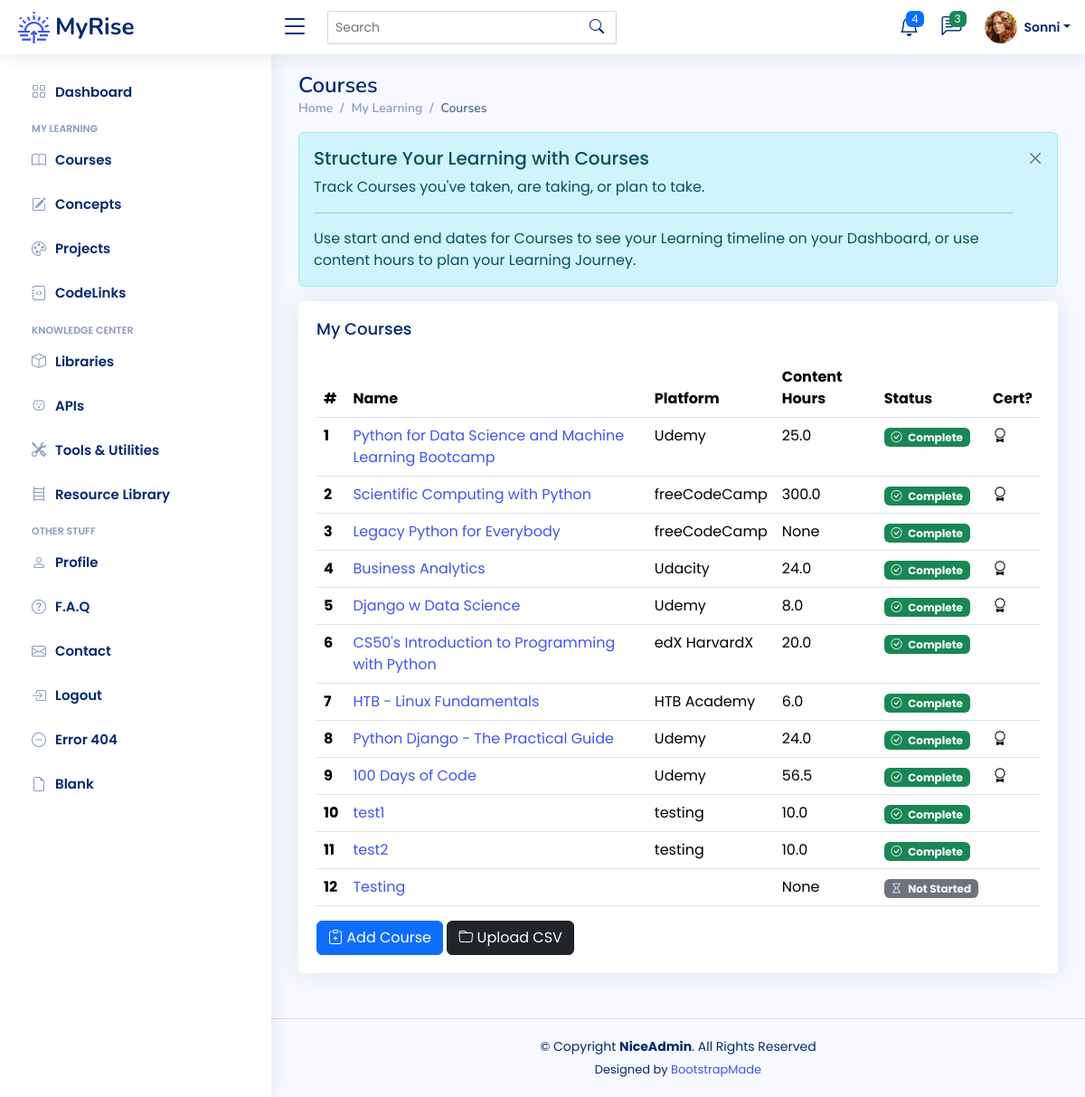
The page /courses (signed in) on the database its author committed.
### app/models.py (models this page shows)
class User(UserMixin, db.Model):
    __tablename__ = "users"
    id: Mapped[int] = mapped_column(Integer, primary_key=True)
    email: Mapped[str] = mapped_column(String(100), unique=True)
    password: Mapped[str] = mapped_column(String(250))
    name: Mapped[str] = mapped_column(String(1000))
    display_name: Mapped[str] = mapped_column(String(1000))
    last_called_repos: Mapped[Optional[datetime.datetime]] = mapped_column(DateTime())
    latest_etag_repos: Mapped[str] = mapped_column(String(250), nullable=True)
    projects: Mapped[List["Project"]] = relationship(back_populates="user")
    events: Mapped[List["Event"]] = relationship(back_populates="user")
    courses: Mapped[List["Course"]] = relationship(back_populates="user")
    libraries: Mapped[List["Library"]] = relationship(back_populates="user")
    apis: Mapped[List["API"]] = relationship(back_populates="user")
    tools: Mapped[List["Tool"]] = relationship(back_populates="user")
    resources: Mapped[List["Resource"]] = relationship(back_populates="user")
    repos: Mapped[List["Repository"]] = relationship(back_populates="user")
    codelinks: Mapped[List["CodeLink"]] = relationship(back_populates="user")
    concepts: Mapped[List["Concept"]] = relationship('Concept', secondary=user_concept, backref='user')

class Course(db.Model):
    __tablename__ = "courses"
    id: Mapped[int] = mapped_column(Integer, primary_key=True)
    name: Mapped[str] = mapped_column(String(100), unique=True)
    platform: Mapped[str] = mapped_column(String(100))
    url: Mapped[str] = mapped_column(String(250), nullable=True)
    instructor: Mapped[str] = mapped_column(String(100))
    start: Mapped[datetime.date] = mapped_column(Date, nullable=True)
    complete: Mapped[datetime.date] = mapped_column(Date, nullable=True)
    content_hours: Mapped[float] = mapped_column(nullable=True)
    has_cert: Mapped[bool] = mapped_column(Boolean)
    date_added: Mapped[datetime.date] = mapped_column(Date, nullable=False)
    status: Mapped[str] = mapped_column(String(100), nullable=True)
    projects: Mapped[List["Project"]] = relationship(back_populates="course")
    user_id: Mapped[int] = mapped_column(Integer, ForeignKey(User.id), index=True)
    user: Mapped["User"] = relationship(back_populates="courses")

### app/routes.py (the view)
@app.route('/courses')
@login_required
def courses_page():
    get_courses = db.session.execute(db.select(Course).filter_by(user_id=current_user.id)).scalars().all()
    courses = [course for course in get_courses]
    dashboard = Dashboard(user_id=current_user.id, user=current_user.name)
    course_stats = dashboard.get_course_stats()
    return render_template('courses.html', courses=courses, course_badge=course_statuses, my_courses=course_stats)

### app/models.py (called while the page is built)
@login_manager.user_loader
def load_user(user_id):
    return db.get_or_404(User, user_id)

### app/templates/courses.html (shortened to what this page needs)
{% extends 'base.html' %}
{% from 'bootstrap5/form.html' import render_form %}
{% block content %}
	<main id="main" class="main">
    <div class="pagetitle">
      <h1>Courses</h1>
      <nav>
        <ol class="breadcrumb">
          <li class="breadcrumb-item"><a href="index.html">Home</a></li>
          <li class="breadcrumb-item">My Learning</li>
          <li class="breadcrumb-item active">Courses</li>
        </ol>
      </nav>
    </div>
	<div class="alert alert-info  alert-dismissible fade show" role="alert">
		<h4 class="alert-heading">Structure Your Learning with Courses</h4>
		<p>Track Courses you've taken, are taking, or plan to take.</p>
		<hr>
		<p class="mb-0">Use start and end dates for Courses to see your Learning timeline on your Dashboard, or use content hours to plan your Learning Journey.</p>
		<button type="button" class="btn-close" data-bs-dismiss="alert" aria-label="Close"></button>
	  </div>
	 <div class="card">
		<div class="card-body">
		  <h5 class="card-title">My Courses</h5>
		  <table class="table table-hover">
			<thead>
			  <tr>
			    <th scope="col">#</th>
				<th scope="col">Name</th>
				<th scope="col">Platform</th>
				<th scope="col">Content Hours</th>
			    <th scope="col">Status</th>
				<th scope="col">Cert?</th>
			  </tr>
			</thead>
			<tbody>
			{% for course in courses %}
			  <tr>
				<th scope="row">{{ course.id }}</th>
			  	<td><a href="{{ url_for('course_detail', num=course.id ) }}">{{ course.name }}</a></td>
				<td>{{ course.platform }}</td>
				<td>{{ course.content_hours }}</td>
				  {% if course.status %}
				<td><span class="badge {{ course_badge[course.status][1] }}"><i class="bi {{ course_badge[course.status][2] }} me-1"></i> {{ course_badge[course.status][0] }}</span></td>
				  {% else %}
				  <td></td>
				  {% endif %}
				  {% if course.has_cert %}
				<td><i class="bi bi-award"></i></td>
				  {% else %}
				  <td></td>
				  {% endif %}
			  </tr>
			{% endfor %}
			</tbody>
		  </table>
			<a href="{{ url_for('add_new_course') }}">
		  <button type="button" class="btn btn-primary"><i class="bi bi-clipboard-plus"></i> Add Course</button>
			</a>
			<a href="{{ url_for('import_courses') }}">
		  <button type="button" class="btn btn-dark"><i class="bi bi-folder"></i> Upload CSV</button>
			</a>
		</div>
	 </div>
	</main>
{% endblock %}

### app/templates/heading.html (shortened to what this page needs)
{% from 'bootstrap5/nav.html' import render_nav_item %}
{% from 'bootstrap5/form.html' import render_form %}
  <header id="header" class="header fixed-top d-flex align-items-center">
    <div class="d-flex align-items-center justify-content-between">
      <a href="{{ url_for('home') }}" class="logo d-flex align-items-center">
        <img src="{{ url_for('static', filename='img/logo.png') }}" alt="sun-rise">
        <span class="d-none d-lg-block">MyRise</span>
      </a>
      <i class="bi bi-list toggle-sidebar-btn"></i>
    </div>
    <div class="search-bar">
      <form class="search-form d-flex align-items-center" method="POST" action="#">
        <input type="text" name="query" placeholder="Search" title="Enter search keyword">
        <button type="submit" title="Search"><i class="bi bi-search"></i></button>
      </form>
    </div>
    <nav class="header-nav ms-auto">
      <ul class="d-flex align-items-center">
        <li class="nav-item dropdown">
          <a class="nav-link nav-icon" href="#" data-bs-toggle="dropdown">
            <i class="bi bi-bell"></i>
            <span class="badge bg-primary badge-number">4</span>
          </a>
        </li>
        <li class="nav-item dropdown">
          <a class="nav-link nav-icon" href="#" data-bs-toggle="dropdown">
            <i class="bi bi-chat-left-text"></i>
            <span class="badge bg-success badge-number">3</span>
          </a>
        </li>
        <li class="nav-item dropdown pe-3">
          <a class="nav-link nav-profile d-flex align-items-center pe-0" href="#" data-bs-toggle="dropdown">
            <img src="{{ url_for('static', filename='img/profile-img.png') }}" alt="Profile" class="rounded-circle">
            <span class="d-none d-md-block dropdown-toggle ps-2">{{ current_user.display_name }}</span>
          </a>
        </li>
      </ul>
    </nav>
  </header>
  <aside id="sidebar" class="sidebar">
    <ul class="sidebar-nav" id="sidebar-nav">
      <li class="nav-item">
        <a class="nav-link collapsed" href="{{ url_for('home') }}">
          <i class="bi bi-grid"></i>
          <span>Dashboard</span>
        </a>
      </li>
<li class="nav-heading">My Learning</li>
	  <li class="nav-item">
        <a class="nav-link collapsed" href="{{ url_for('courses_page') }}">
          <i class="bi bi-book"></i>
          <span>Courses</span>
        </a>
      </li>
	  <li class="nav-item">
        <a class="nav-link collapsed" href="{{ url_for('concepts_page') }}">
          <i class="bi bi-pencil-square"></i>
          <span>Concepts</span>
        </a>
      </li>
	  <li class="nav-item">
        <a class="nav-link collapsed" href="{{ url_for('projects_page') }}">
          <i class="bi bi-palette"></i>
          <span>Projects</span>
        </a>
      </li>
	  <li class="nav-item">
        <a class="nav-link collapsed" href="{{ url_for('codelinks_page') }}">
          <i class="bi bi-journal-code"></i>
          <span>CodeLinks</span>
        </a>
      </li>
<li class="nav-heading">Knowledge Center</li>
	  <li class="nav-item">
        <a class="nav-link collapsed" href="{{ url_for('libraries_page') }}">
          <i class="bi bi-box"></i>
          <span>Libraries</span>
        </a>
      </li>
	  <li class="nav-item">
        <a class="nav-link collapsed" href="{{ url_for('apis_page') }}">
          <i class="bi bi-outlet"></i>
          <span>APIs</span>
        </a>
      </li>
	  <li class="nav-item">
        <a class="nav-link collapsed" href="{{ url_for('tools_page') }}">
          <i class="bi bi-tools"></i>
          <span>Tools & Utilities</span>
        </a>
      </li>
	  <li class="nav-item">
        <a class="nav-link collapsed" href="{{ url_for('resources_page') }}">
          <i class="bi bi-bookshelf"></i>
          <span>Resource Library</span>
        </a>
      </li>
	<li class="nav-heading">Other Stuff</li>
      <li class="nav-item">
        <a class="nav-link collapsed" href="{{ url_for('profile') }}">
          <i class="bi bi-person"></i>
          <span>Profile</span>
        </a>
      </li>
      <li class="nav-item">
        <a class="nav-link collapsed" href="{{ url_for('faq') }}">
          <i class="bi bi-question-circle"></i>
          <span>F.A.Q</span>
        </a>
	  </li>
      <li class="nav-item">
        <a class="nav-link collapsed" href="{{ url_for('contact') }}">
          <i class="bi bi-envelope"></i>
          <span>Contact</span>
        </a>
      </li>
	{% if not current_user.is_authenticated %}
      <li class="nav-item">
        <a class="nav-link collapsed" href="{{ url_for('register') }}">
          <i class="bi bi-card-list"></i>
          <span>Register</span>
        </a>
      </li>
      <li class="nav-item">
        <a class="nav-link collapsed" href="{{ url_for('login') }}">
          <i class="bi bi-box-arrow-in-right"></i>
          <span>Login</span>
        </a>
      </li>
	{% else %}
		<li class="nav-item">
        <a class="nav-link collapsed" href="{{ url_for('logout') }}">
          <i class="bi bi-box-arrow-in-right"></i>
          <span>Logout</span>
        </a>
      </li>
	{% endif %}
      <li class="nav-item">
        <a class="nav-link collapsed" href="pages-error-404.html">
          <i class="bi bi-dash-circle"></i>
          <span>Error 404</span>
        </a>
      </li>
      <li class="nav-item">
        <a class="nav-link collapsed" href="pages-blank.html">
          <i class="bi bi-file-earmark"></i>
          <span>Blank</span>
        </a>
      </li>
    </ul>
  </aside>

### app/static/css/style.css (style rules this page uses)
:root { scroll-behavior: smooth; }
body { font-family: "Poppins", sans-serif; background: #f6f9ff; color: #444444; }
a { color: #4154f1; text-decoration: none; }
h1, h2, h3, h4, h5, h6 { font-family: "Nunito", sans-serif; }
#main { margin-top: 60px; padding: 20px 30px; transition: all 0.3s; }
.pagetitle { margin-bottom: 10px; }
.pagetitle h1 { font-size: 24px; margin-bottom: 0; font-weight: 600; color: #012970; }
.card { margin-bottom: 30px; border: none; border-radius: 5px; box-shadow: 0px 0 30px rgba(1, 41, 112, 0.1); }
.card-title { padding: 20px 0 15px 0; font-size: 18px; font-weight: 500; color: #012970; font-family: "Poppins", sans-serif; }
.card-body { padding: 0 20px 20px 20px; }
.alert-heading { font-weight: 500; font-family: "Poppins", sans-serif; font-size: 20px; }
.btn-close { background-size: 25%; }
.breadcrumb { font-size: 14px; font-family: "Nunito", sans-serif; color: #899bbd; font-weight: 600; }
.breadcrumb a { color: #899bbd; transition: 0.3s; }
.breadcrumb .breadcrumb-item::before { color: #899bbd; }
.breadcrumb .active { color: #51678f; font-weight: 600; }
.logo { line-height: 1; }
@media (min-width: 1200px) { .logo { width: 280px; } }
.logo img { max-height: 35px; margin-right: 6px; }
.logo span { font-size: 26px; font-weight: 700; color: #012970; font-family: "Nunito", sans-serif; }
.header { transition: all 0.5s; z-index: 997; height: 60px; box-shadow: 0px 2px 20px rgba(1, 41, 112, 0.1); background-color: #fff; padding-left: 20px; }
.header .toggle-sidebar-btn { font-size: 32px; padding-left: 10px; cursor: pointer; color: #012970; }
.header .search-bar { min-width: 360px; padding: 0 20px; }
.header .search-form { width: 100%; }
.header .search-form input { border: 0; font-size: 14px; color: #012970; border: 1px solid rgba(1, 41, 112, 0.2); padding: 7px 38px 7px 8px; border-radius: 3px; transition: 0.3s; width: 100%; }
.header .search-form button { border: 0; padding: 0; margin-left: -30px; background: none; }
.header .search-form button i { color: #012970; }
.header-nav ul { list-style: none; }
.header-nav>ul { margin: 0; padding: 0; }
.header-nav .nav-icon { font-size: 22px; color: #012970; margin-right: 25px; position: relative; }
.header-nav .nav-profile { color: #012970; }
.header-nav .nav-profile img { max-height: 36px; }
.header-nav .nav-profile span { font-size: 14px; font-weight: 600; }
.header-nav .badge-number { position: absolute; inset: -2px -5px auto auto; font-weight: normal; font-size: 12px; padding: 3px 6px; }
.sidebar { position: fixed; top: 60px; left: 0; bottom: 0; width: 300px; z-index: 996; transition: all 0.3s; padding: 20px; overflow-y: auto; scrollbar-width: thin; scrollbar-color: #aab7cf transparent; box-shadow: 0px 0px 20px rgba(1, 41, 112, 0.1); background-color: #fff; }
@media (min-width: 1200px) { #main, #footer { margin-left: 300px; } }
.sidebar-nav { padding: 0; margin: 0; list-style: none; }
.sidebar-nav li { padding: 0; margin: 0; list-style: none; }
.sidebar-nav .nav-item { margin-bottom: 5px; }
.sidebar-nav .nav-heading { font-size: 11px; text-transform: uppercase; color: #899bbd; font-weight: 600; margin: 10px 0 5px 15px; }
.sidebar-nav .nav-link { display: flex; align-items: center; font-size: 15px; font-weight: 600; color: #4154f1; transition: 0.3; background: #f6f9ff; padding: 10px 15px; border-radius: 4px; }
.sidebar-nav .nav-link i { font-size: 16px; margin-right: 10px; color: #4154f1; }
.sidebar-nav .nav-link.collapsed { color: #012970; background: #fff; }
.sidebar-nav .nav-link.collapsed i { color: #899bbd; }

### rows shown on the page
User: display_name "Sonni"
Course: id "1", name "Python for Data Science and Machine Learning Bootcamp", platform "Udemy", content_hours "25.0", status "Complete", has_cert True (drawn)
Course: id "2", name "Scientific Computing with Python", platform "freeCodeCamp", content_hours "300.0", status "Complete", has_cert True (drawn)
Course: id "3", name "Legacy Python for Everybody", platform "freeCodeCamp", content_hours "None", status "Complete", has_cert False (drawn)
Course: id "4", name "Business Analytics", platform "Udacity", content_hours "24.0", status "Complete", has_cert True (drawn)
Course: id "5", name "Django w Data Science", platform "Udemy", content_hours "8.0", status "Complete", has_cert True (drawn)
Course: id "6", name "CS50's Introduction to Programming with Python", platform "edX HarvardX", content_hours "20.0", status "Complete", has_cert False (drawn)
Course: id "7", name "HTB - Linux Fundamentals", platform "HTB Academy", content_hours "6.0", status "Complete", has_cert False (drawn)
Course: id "8", name "Python Django - The Practical Guide", platform "Udemy", content_hours "24.0", status "Complete", has_cert True (drawn)
Course: id "9", name "100 Days of Code", platform "Udemy", content_hours "56.5", status "Complete", has_cert True (drawn)
Course: id "10", name "test1", platform "testing", content_hours "10.0", status "Complete", has_cert False (drawn)
Course: id "11", name "test2", platform "testing", content_hours "10.0", status "Complete", has_cert False (drawn)
Course: id "12", name "Testing", content_hours "None", status "Not Started", has_cert False (drawn)
